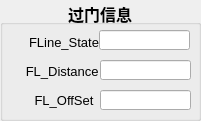
   <widget class="QGroupBox" name="groupBox_5">
    <property name="geometry">
     <rect>
      <x>429</x>
      <y>159</y>
      <width>201</width>
      <height>121</height>
     </rect>
    </property>
    <property name="font">
     <font>
      <pointsize>12</pointsize>
      <weight>75</weight>
      <bold>true</bold>
     </font>
    </property>
    <property name="title">
     <string>过门信息</string>
    </property>
    <property name="alignment">
     <set>Qt::AlignCenter</set>
    </property>
    <widget class="QLineEdit" name="F_OffSet">
     <property name="geometry">
      <rect>
       <x>100</x>
       <y>90</y>
       <width>91</width>
       <height>20</height>
      </rect>
     </property>
     <property name="font">
      <font>
       <pointsize>10</pointsize>
       <weight>50</weight>
       <bold>false</bold>
      </font>
     </property>
     <property name="alignment">
      <set>Qt::AlignCenter</set>
     </property>
    </widget>
    <widget class="QLineEdit" name="F_Distance">
     <property name="geometry">
      <rect>
       <x>100</x>
       <y>60</y>
       <width>91</width>
       <height>20</height>
      </rect>
     </property>
     <property name="font">
      <font>
       <pointsize>10</pointsize>
       <weight>50</weight>
       <bold>false</bold>
      </font>
     </property>
     <property name="alignment">
      <set>Qt::AlignCenter</set>
     </property>
    </widget>
    <widget class="QLineEdit" name="FLine_State">
     <property name="geometry">
      <rect>
       <x>99</x>
       <y>30</y>
       <width>91</width>
       <height>20</height>
      </rect>
     </property>
     <property name="font">
      <font>
       <pointsize>10</pointsize>
       <weight>50</weight>
       <bold>false</bold>
      </font>
     </property>
     <property name="alignment">
      <set>Qt::AlignCenter</set>
     </property>
    </widget>
    <widget class="QWidget" name="layoutWidget">
     <property name="geometry">
      <rect>
       <x>9</x>
       <y>31</y>
       <width>110</width>
       <height>81</height>
      </rect>
     </property>
     <layout class="QVBoxLayout" name="verticalLayout_3">
      <item>
       <widget class="QLabel" name="label13">
        <property name="font">
         <font>
          <pointsize>10</pointsize>
          <weight>50</weight>
          <bold>false</bold>
         </font>
        </property>
        <property name="text">
         <string>FLine_State</string>
        </property>
        <property name="alignment">
         <set>Qt::AlignCenter</set>
        </property>
       </widget>
      </item>
      <item>
       <widget class="QLabel" name="label_13">
        <property name="font">
         <font>
          <pointsize>10</pointsize>
          <weight>50</weight>
          <bold>false</bold>
         </font>
        </property>
        <property name="text">
         <string>FL_Distance </string>
        </property>
        <property name="alignment">
         <set>Qt::AlignCenter</set>
        </property>
       </widget>
      </item>
      <item>
       <widget class="QLabel" name="F_OffSet1">
        <property name="font">
         <font>
          <pointsize>10</pointsize>
          <weight>50</weight>
          <bold>false</bold>
         </font>
        </property>
        <property name="text">
         <string>FL_OffSet</string>
        </property>
        <property name="alignment">
         <set>Qt::AlignCenter</set>
        </property>
       </widget>
      </item>
     </layout>
    </widget>
   </widget>
